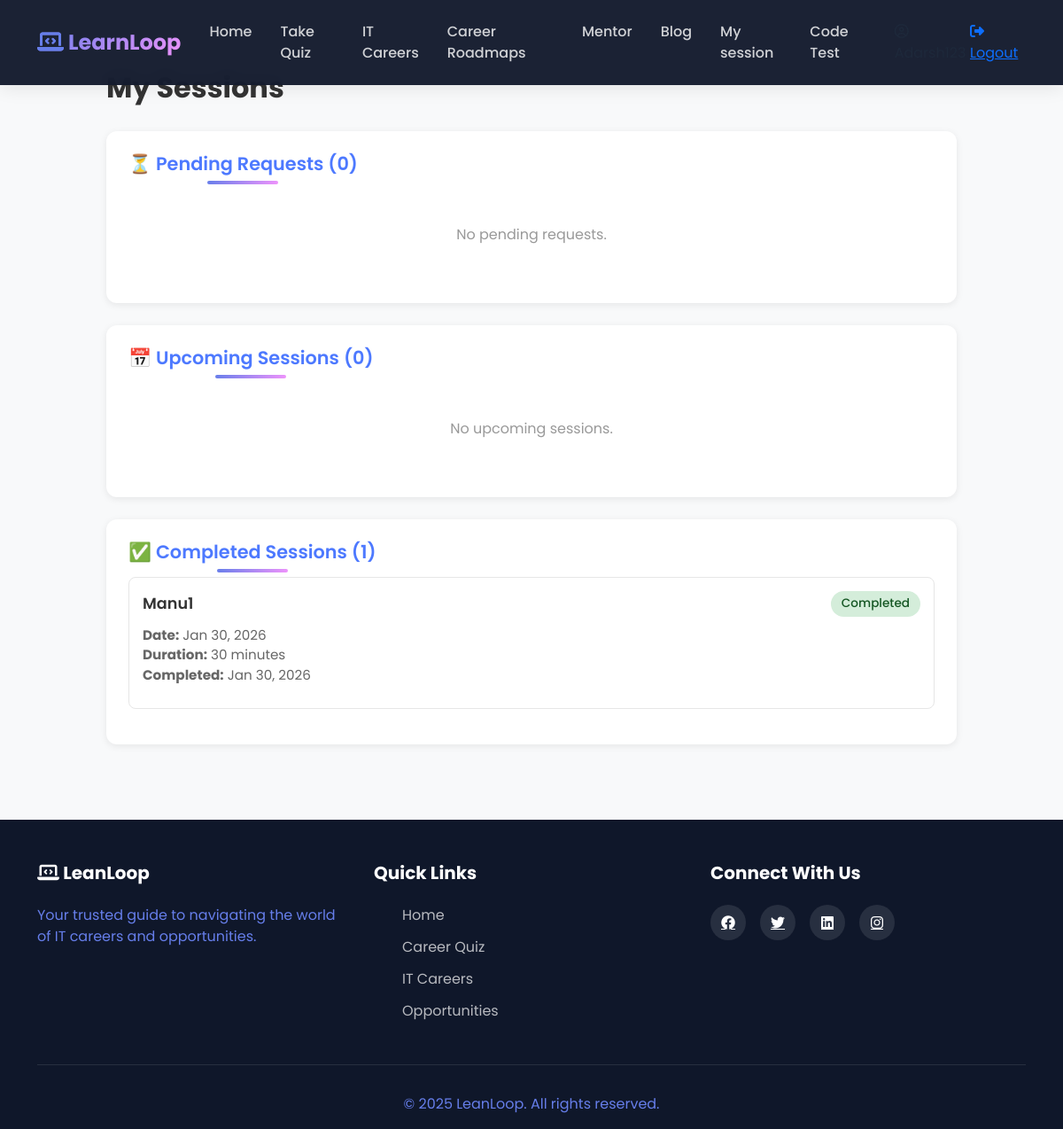
The page /mentor/my-sessions/ (signed in) on the database as committed earlier.
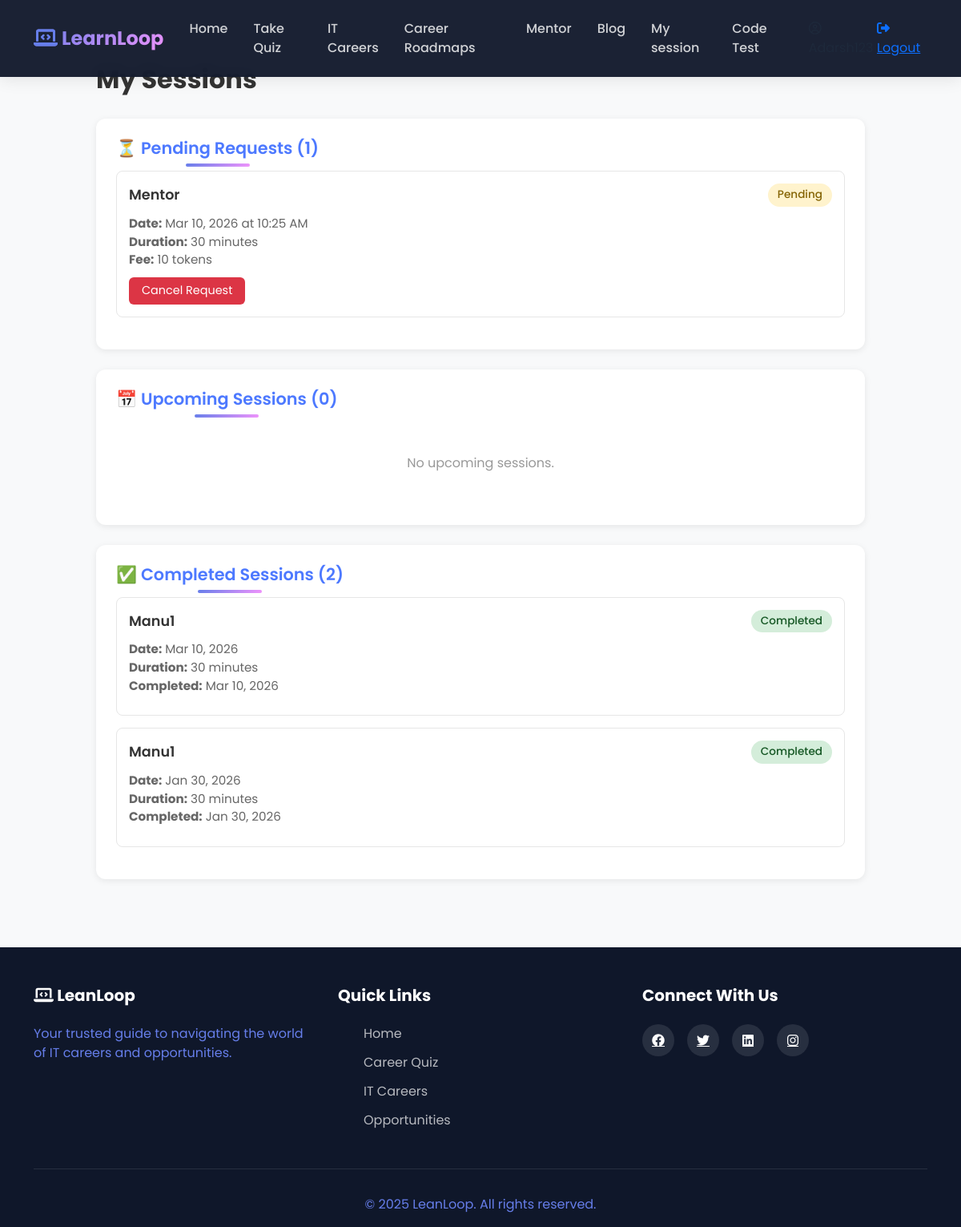
The same page on the database as committed later.
### mentor/models.py (models this page shows, shortened)
class MentorshipSession(models.Model):
    STATUS_CHOICES = [
        ('pending', 'Pending'),
        ('accepted', 'Accepted'),
        ('declined', 'Declined'),
        ('completed', 'Completed'),
        ('cancelled', 'Cancelled'),
    ]
    DURATION_CHOICES = [
        (30, '30 minutes'),
        (60, '60 minutes'),
    ]
    mentor = models.ForeignKey(
        CustomUser,
        on_delete=models.CASCADE,
        related_name='mentor_sessions',
        limit_choices_to={'role': 'mentor'}
    )
    student = models.ForeignKey(
        CustomUser,
        on_delete=models.CASCADE,
        related_name='student_sessions'
    )
    scheduled_date = models.DateField()
    scheduled_time = models.TimeField()
    duration = models.IntegerField(choices=DURATION_CHOICES, default=30)
    token_fee = models.IntegerField(default=0)
    status = models.CharField(max_length=20, choices=STATUS_CHOICES, default='pending')
    topic = models.CharField(max_length=200, blank=True, null=True)
    notes = models.TextField(blank=True, null=True)  # ✅ Changed from 'note' to 'notes'
    meeting_link = models.URLField(blank=True, null=True)
    created_at = models.DateTimeField(auto_now_add=True)
    updated_at = models.DateTimeField(auto_now=True)
    completed_at = models.DateTimeField(blank=True, null=True)
    class Meta:
        verbose_name = "Mentorship Session"
        verbose_name_plural = "Mentorship Sessions"
        ordering = ['-scheduled_date', '-scheduled_time']

### accounts/models.py (models this page shows, shortened)
class CustomUser(AbstractUser):
    ROLE_CHOICES = (
        ('user', 'User'),
        ('mentor', 'Mentor'),
        ('Admin', 'Admin'),
    )
    role = models.CharField(
        max_length=10,
        choices=ROLE_CHOICES,
        default='user'
    )
    phone_regex = RegexValidator(
    regex=r'^[9876]\d{9}$',
    message="Phone number must be a 10-digit number and start with 9, 8, 7, or 6."
    )
    phone_number = models.CharField(
        max_length=10,
        blank=True,
        null=True,
        validators=[phone_regex],
        unique=True,
        help_text='Enter 10 digit phone number'
    )
    previous_experience = models.BooleanField(blank=True, null=True)
    is_approved=models.BooleanField(default=False)
    GENDER_CHOICES = [
        ('male', 'Male'),
        ('female', 'Female'),
        ('other', 'Other'),
        ('prefer_not_to_say', 'Prefer not to say'),
    ]
    gender = models.CharField(
        max_length=20,
        choices=GENDER_CHOICES,
        blank=False,
        null=False
    )
    profile_photo = models.ImageField(upload_to='mentor_photos/', blank=False, null=True)
    profession = models.CharField(max_length=100, blank=False, null=True)
    experience_years = models.PositiveIntegerField(
        null=True,
        blank=False
    )
    expertise = models.CharField(
        blank=False,
        null=True,
        max_length=100,
    )
    bio = models.CharField(
        blank=False,
        null=True,
    )
    linkedin = models.URLField(blank=True, null=True)
    portfolio = models.URLField(blank=True, null=True)
    available_days = models.JSONField(default=list)  # ["mon", "wed", "fri"]
    available_from = models.TimeField(default="09:00")
    available_to = models.TimeField(default="17:00")
    session_duration = models.CharField(
        max_length=10,
        choices=[
            ('30', '30 Minutes'),
            ('60', '60 Minutes'),
        ],null=True, blank=False
    )
    intro_video = models.FileField(upload_to="mentor_videos/", blank=True, null=True)
    created_at = models.DateTimeField(
        auto_now_add=True,
        null=True
    )

### mentor/views.py (the view)
# urls.py: path('my-sessions/', views.user_sessions, name='user_sessions'),
@login_required
def user_sessions(request):
    my_sessions = MentorshipSession.objects.filter(
        student=request.user
    ).select_related('mentor').order_by('-created_at')
    today = timezone.now().date()
    pending_sessions = my_sessions.filter(status='pending')
    upcoming_sessions = my_sessions.filter(
        status='accepted',
        scheduled_date__gte=today
    ).order_by('scheduled_date', 'scheduled_time')
    past_sessions = my_sessions.filter(status='completed').order_by('-scheduled_date')
    declined_sessions = my_sessions.filter(status='declined')
    context = {
        'pending_sessions': pending_sessions,
        'upcoming_sessions': upcoming_sessions,
        'past_sessions': past_sessions,
        'declined_sessions': declined_sessions,
    }
    return render(request, 'user_sessions.html', context)

### mentor/templates/user_sessions.html (shortened to what this page needs)
{% extends 'dashboard/userbase.html' %}
{% block content %}
<div class="sessions-container">
    <h1 class="page-title">My Sessions</h1>
    <div class="session-section">
        <h2 class="section-title">⏳ Pending Requests ({{ pending_sessions.count }})</h2>
        {% if pending_sessions %}
            {% for session in pending_sessions %}
            <div class="session-item">
                <div class="session-header">
                    <div class="mentor-name">{{ session.mentor.username }}</div>
                    <span class="status-badge status-pending">Pending</span>
                </div>
                <div class="session-details">
                    <strong>Date:</strong> {{ session.scheduled_date|date:"M d, Y" }} at {{ session.scheduled_time|time:"h:i A" }}<br>
                    <strong>Duration:</strong> {{ session.duration }} minutes<br>
                    <strong>Fee:</strong> {{ session.token_fee }} tokens
                </div>
                <a href="{% url 'cancel_session' session.id %}" onclick="return confirm('Cancel this booking?');" class="btn-cancel">Cancel Request</a>
            </div>
            {% endfor %}
        {% else %}
            <div class="empty-state">No pending requests.</div>
        {% endif %}
    </div>
    <div class="session-section">
        <h2 class="section-title">📅 Upcoming Sessions ({{ upcoming_sessions.count }})</h2>
        {% if upcoming_sessions %}
            {% for session in upcoming_sessions %}
            <div class="session-item">
                <div class="session-header">
                    <div class="mentor-name">{{ session.mentor.username }}</div>
                    <span class="status-badge status-accepted">Confirmed</span>
                </div>
                <div class="session-details">
                    <strong>Date:</strong> {{ session.scheduled_date|date:"M d, Y" }} at {{ session.scheduled_time|time:"h:i A" }}<br>
                    <strong>Duration:</strong> {{ session.duration }} minutes<br>
                    {% if session.topic %}<strong>Topic:</strong> {{ session.topic }}<br>{% endif %}
                    {% if session.meeting_link %}<strong>Meeting Link:</strong> <a href="{{ session.meeting_link }}" target="_blank">Join Here</a><br>{% endif %}
                    <strong>Fee:</strong> {{ session.token_fee }} tokens
                </div>
            </div>
            {% endfor %}
        {% else %}
            <div class="empty-state">No upcoming sessions.</div>
        {% endif %}
    </div>
    <div class="session-section">
        <h2 class="section-title">✅ Completed Sessions ({{ past_sessions.count }})</h2>
        {% if past_sessions %}
            {% for session in past_sessions %}
            <div class="session-item">
                <div class="session-header">
                    <div class="mentor-name">{{ session.mentor.username }}</div>
                    <span class="status-badge status-completed">Completed</span>
                </div>
                <div class="session-details">
                    <strong>Date:</strong> {{ session.scheduled_date|date:"M d, Y" }}<br>
                    <strong>Duration:</strong> {{ session.duration }} minutes<br>
                    <strong>Completed:</strong> {{ session.completed_at|date:"M d, Y" }}
                </div>
            </div>
            {% endfor %}
        {% else %}
            <div class="empty-state">No completed sessions yet.</div>
        {% endif %}
    </div>
</div>
{% endblock %}

Rows that differ between the two databases and show on the page:
added MentorshipSession: mentor.username "Mentor", scheduled_date "Mar 10, 2026", scheduled_time "10:25 AM", duration "30", token_fee "10", shown under "⏳ Pending Requests (1)"
added MentorshipSession: mentor.username "Manu1", scheduled_date "Mar 10, 2026", duration "30", completed_at "Mar 10, 2026", shown under "✅ Completed Sessions (2)"
Other text that changed with them:
{{ pending_sessions.count }}: "0" → "1"
{{ past_sessions.count }}: "1" → "2"
text no longer shown: "No pending requests."
